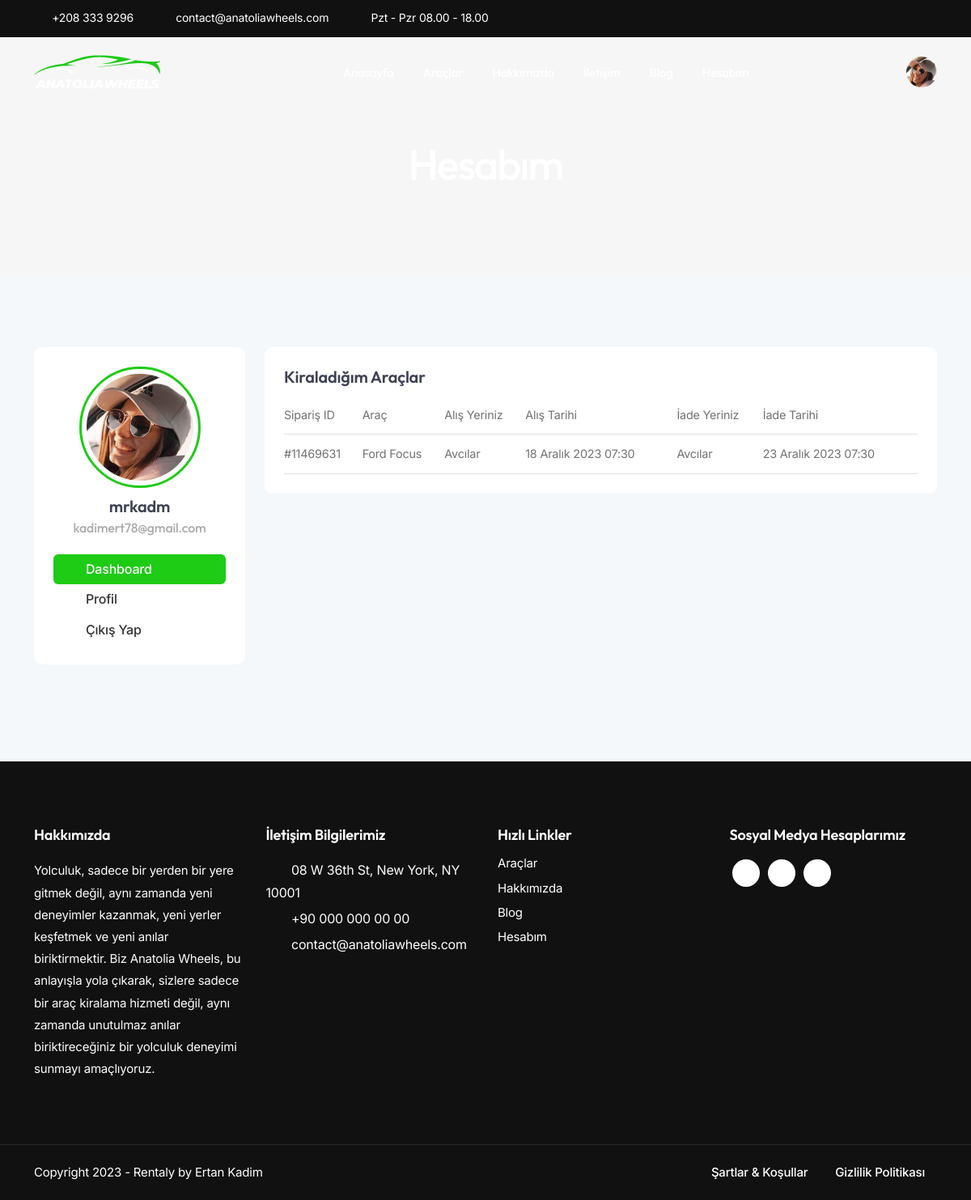
Page /account-dashboard/ (signed in) on the committed database.
### rentacar/models.py (models this page shows, shortened)
class User(AbstractUser):
    is_admin = models.BooleanField(verbose_name='Yönetici', default=False)
    is_customer = models.BooleanField(verbose_name='Müşteri', default=True)

class Booking(models.Model):
    user = models.ForeignKey(settings.AUTH_USER_MODEL, on_delete=models.CASCADE, verbose_name="Kullanıcı Adı")
    car = models.ForeignKey(Car, on_delete=models.CASCADE)
    start_date = models.DateField(blank=True, verbose_name="Alış Tarihi")
    start_time = models.TimeField(blank=True, verbose_name="Alış Saati")
    return_date = models.DateField(blank=True, verbose_name="Teslim Tarihi")
    return_time = models.TimeField(blank=True, verbose_name="Teslim Saati")
    pickup_location = models.CharField(blank=True, max_length=255, verbose_name="Alış Yeri")
    dropoff_location = models.CharField(blank=True, max_length=255, verbose_name="Teslim Yeri")
    orderid = models.CharField(max_length=9, unique=True, verbose_name="Sipariş ID")
    class Meta:
        verbose_name = "Rezervasyon"
        verbose_name_plural = "Rezervasyonlar"
        ordering = ['-id']

class Car(models.Model):
    brand = models.ForeignKey(Brand, on_delete=models.CASCADE, verbose_name="Marka")
    series = models.ForeignKey(Series, on_delete=models.CASCADE, verbose_name="Seri")
    model = models.ForeignKey(Model, on_delete=models.CASCADE, verbose_name="Model")
    year = models.PositiveIntegerField(validators=[validate_year], verbose_name="Yıl")
    is_available = models.BooleanField(default=False, verbose_name="Kiralık Mı?")
    is_damaged = models.BooleanField(default=False, verbose_name="Hasarlı Mı?")
    vehicle_type = models.ForeignKey(VehicleType, on_delete=models.SET_NULL, null=True, verbose_name="Araç Tipi")
    case_type = models.ForeignKey(CaseType, on_delete=models.SET_NULL, null=True, verbose_name="Kasa Tipi")
    km = models.PositiveBigIntegerField(
        verbose_name="Kilometre"
    )
    fuel_type = models.ForeignKey(FuelType, on_delete=models.SET_NULL, null=True, verbose_name="Yakıt Türü")
    transmission_type = models.ForeignKey(TransmissionType, on_delete=models.SET_NULL, null=True, verbose_name="Vites Türü")
    number_of_doors = models.PositiveSmallIntegerField(verbose_name="Kapı Sayısı")
    number_of_seats = models.PositiveSmallIntegerField(null=True, verbose_name="Koltuk Sayısı")
    luggage_volume = models.PositiveIntegerField(verbose_name="Bagaj Hacmi")
    color = models.CharField(max_length=50, verbose_name="Renk")
    price_per_day = models.DecimalField(
        max_digits=9,
        decimal_places=2,
        validators=[MinValueValidator(0)],
        verbose_name="Günlük Fiyat"
    )
    image1 = models.URLField(null=True, blank=True, verbose_name="1. Fotoğrak Linki")
    image2 = models.URLField(null=True, blank=True, verbose_name="2. Fotoğrak Linki")
    image3 = models.URLField(null=True, blank=True, verbose_name="3. Fotoğrak Linki")
    image4 = models.URLField(null=True, blank=True, verbose_name="4. Fotoğrak Linki")
    plate_number = models.CharField(max_length=11, unique=True, verbose_name="Plaka Numarası", null=True, blank=True)
    unique_id = models.UUIDField(default=uuid.uuid4, editable=False, unique=True)
    slug = AutoSlugField(populate_from='get_slug', unique=True, verbose_name="Slug")
    created_at = models.DateTimeField(auto_now_add=True, null=True, verbose_name="Oluşturulma Tarihi")
    updated_at = models.DateTimeField(auto_now=True, null=True, verbose_name="Güncellenme Tarihi")
    def get_slug(self):
        slug = f"{self.brand.name}-{self.series.name}-{self.model.name}-{self.year}-{self.unique_id}"
        return slug
    class Meta:
        verbose_name = "Araba"
        verbose_name_plural = "Arabalar"
        ordering = ['-id']

class Brand(models.Model):
    name = models.CharField(max_length=100, verbose_name="Marka Adı")
    def __str__(self):
        return self.name
    class Meta:
        verbose_name = "Marka"
        verbose_name_plural = "Markalar"
        ordering = ['name']

class Series(models.Model):
    brand = models.ForeignKey(Brand, on_delete=models.CASCADE, related_name='series')
    name = models.CharField(max_length=100, verbose_name="Seri Adı")
    def __str__(self):
        return self.name
    class Meta:
        verbose_name = "Seri"
        verbose_name_plural = "Seriler"
        ordering = ['name']

### rentacar/views.py (the view)
# urls.py: path('account-dashboard/', views.account_dashboard, name='account_dashboard'),
@login_required
def account_dashboard(request):
    title = 'Hesabım'
    bookings = Booking.objects.filter(user=request.user)  # Kullanıcının rezervasyonlarını çek
    return render(request, 'pages/account_dashboard.html', {
        'title': title,
        'bookings': bookings,
    })

### templates/pages/account_dashboard.html (shortened to what this page needs)
{% extends 'base.html' %}
{% load static %}
{% load tz %}
{% block content %}
<div class="no-bottom no-top zebra" id="content">
    <section id="subheader" class="jarallax text-light">
        <div class="center-y relative text-center">
            <div class="container">
                <div class="row">
                    <div class="col-md-12 text-center">
                        <h1>Hesabım</h1>
                    </div>
                </div>
            </div>
        </div>
    </section>
    <section id="section-cars" class="bg-gray-100">
        <div class="container">
            <div class="row">
                <div class="col-lg-3 mb30">
                    <div class="card p-4 rounded-5">
                        <div class="profile_avatar">
                            <div class="profile_img">
                                <img src="{% static 'images/profile/1.jpg' %}" alt="">
                            </div>
                            <div class="profile_name">
                                <h4>
                                  {{ user.get_full_name|default:user.username }}
                                  <span class="profile_username text-gray">{{ user.email }}</span>
                                </h4>
                            </div>
                        </div>
                        <div class="spacer-20"></div>
                        <ul class="menu-col">
                            <li><a href="{% url 'account_dashboard' %}" class="active"><i class="fa fa-home"></i>Dashboard</a></li>
                            <li><a href="{% url 'account_profile' %}"><i class="fa fa-user"></i>Profil</a></li>
                            <li><a href="{% url 'user_logout' %}"><i class="fa fa-sign-out"></i>Çıkış Yap</a></li>
                        </ul>
                    </div>
                </div>
                <div class="col-lg-9">
                  <div class="card p-4 rounded-5 mb25">
                      <h4>Kiraladığım Araçlar</h4>
                      <table class="table de-table">
                          <thead>
                              <tr>
                                  <th scope="col">Sipariş ID</th>
                                  <th scope="col">Araç</th>
                                  <th scope="col">Alış Yeriniz</th>
                                  <th scope="col">Alış Tarihi</th>
                                  <th scope="col">İade Yeriniz</th>
                                  <th scope="col">İade Tarihi</th>
                              </tr>
                          </thead>
                          <tbody>
                              {% for booking in bookings %}
                              <tr>
                                  <td>{{ booking.orderid }}</td>
                                  <td>{{ booking.car.brand }} {{ booking.car.series }}</td>
                                  <td>{{ booking.pickup_location }}</td>
                                  <td>{{ booking.start_date }} {{ booking.start_time }}</td>
                                  <td>{{ booking.dropoff_location }}</td>
                                  <td>{{ booking.return_date }} {{ booking.return_time }}</td>
                              </tr>
                              {% empty %}
                              <tr>
                                  <td colspan="6">Henüz kiralık bir aracınız yok.</td>
                              </tr>
                              {% endfor %}
                          </tbody>
                      </table>
                  </div>
              </div>
            </div>
        </div>
    </section>
</div>
{% endblock %}

### static/css/colors/scheme-01.css (style rules this page uses)
:root { --primary-color: #1ECB15; --primary-color-rgb: 120, 202, 92; --secondary-color: #179510; --secondary-color-rgb: 23, 149, 16; }

### rows in the picture
User: get_full_name "mrkadm", email "kadimert78@gmail.com"
Booking: orderid "#11469631", car.brand "Ford", car.series "Focus", pickup_location "Avcılar", start_date "18 Aralık 2023", start_time "07:30", dropoff_location "Avcılar", return_date "23 Aralık 2023", return_time "07:30"
